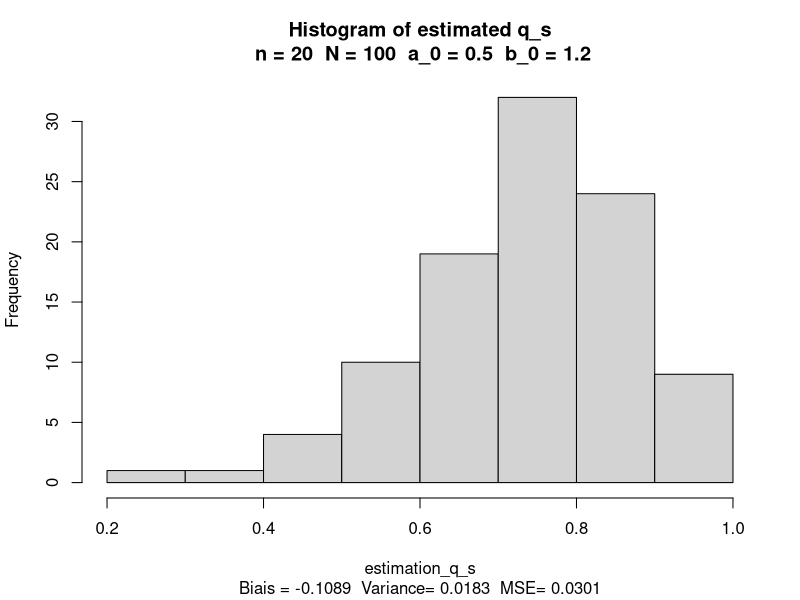
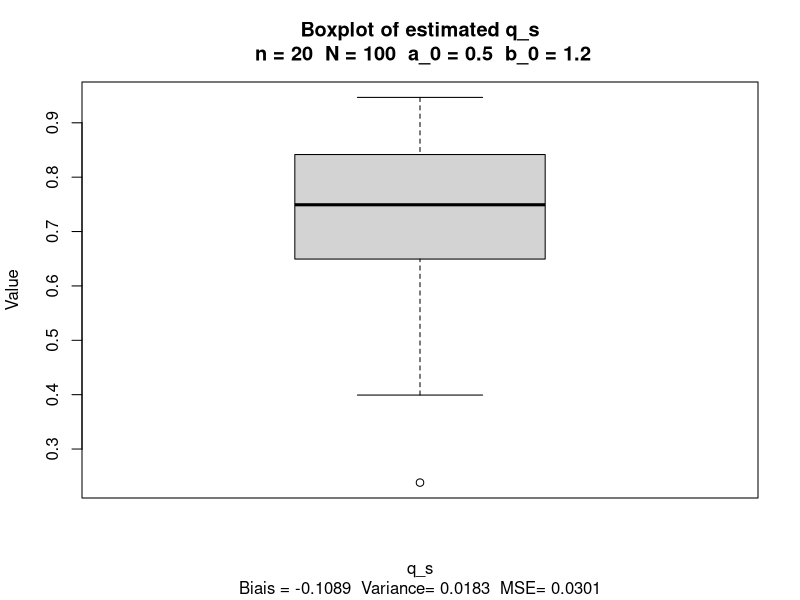
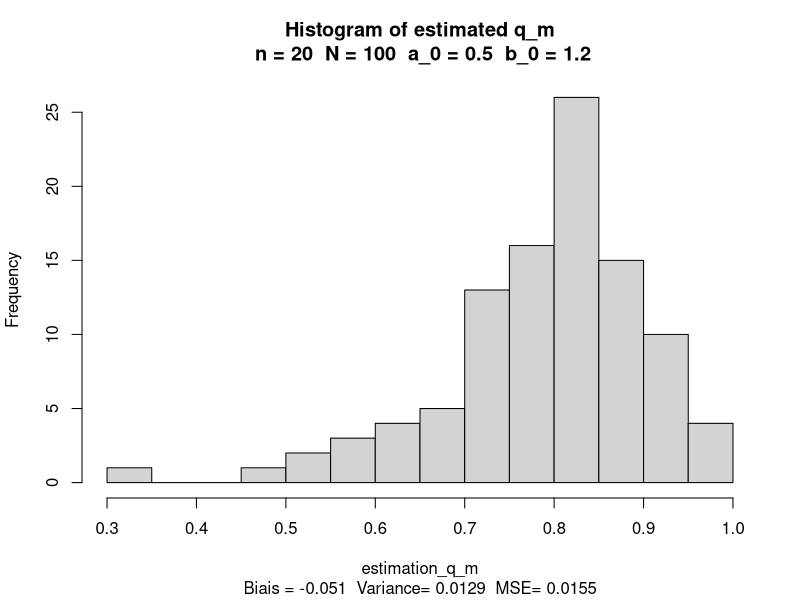
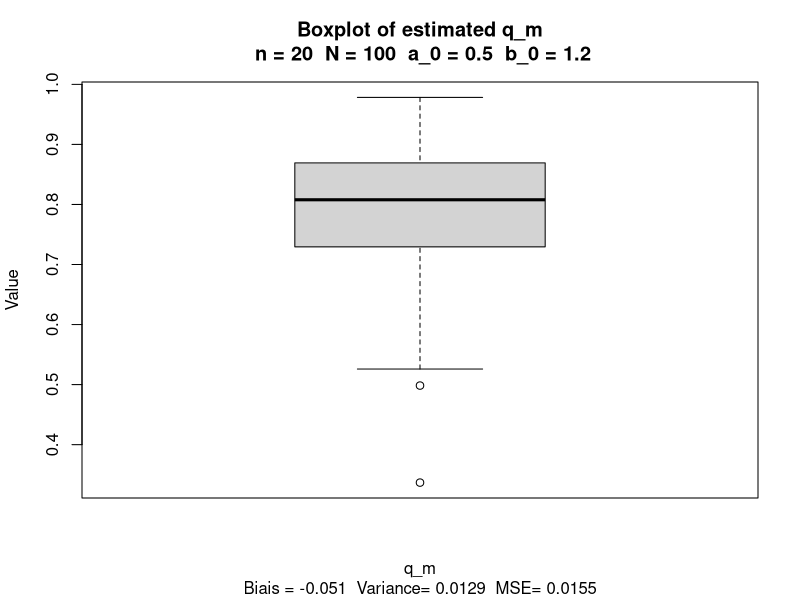
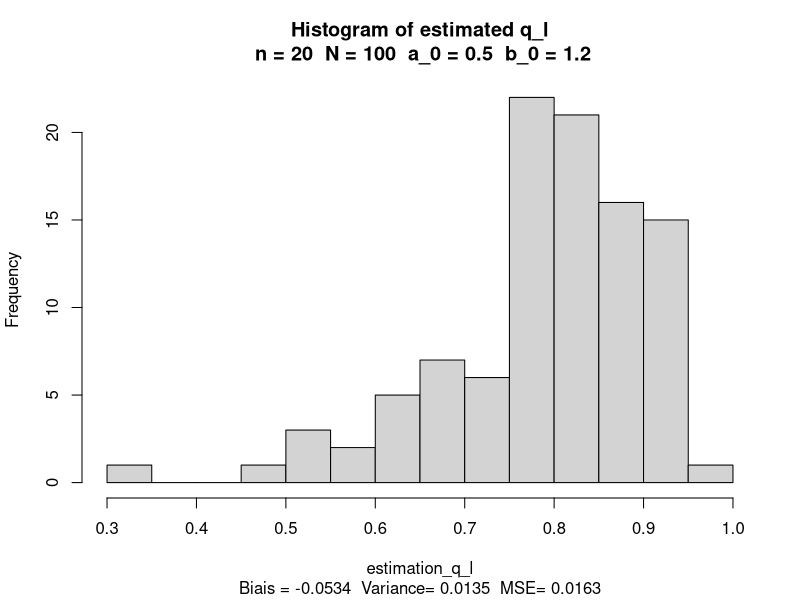
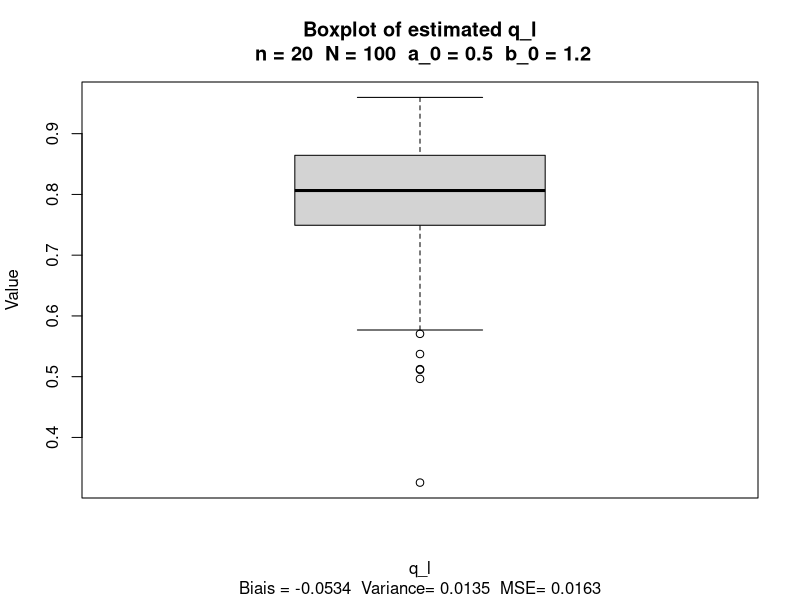

Generate these figures, in order, with R:
################################################################################
#                                                                              #
#                              LMAT 1271                                       #
#                           Projet 2022-2023                                   #
#         Auteurs : Marie Determe, Augustin Lambotte, Amaury Laridon           #
#         Script R utiliser pour le projet instructions et ressources          #
#       disponibles à : https://github.com/AmauryLaridon/LMAT1271-Project      #
#                                                                              #
################################################################################

rm(list=ls(all=TRUE)) # Nettoyage mémoire R Studio
set.seed(2023)

######################### - Partie 1.3 Simulations - ###########################

n <- 20 # size of the sampling
nbr_replication <- 100 # number of replication of the sampling process
a_0 <- 0.5 # alpha parameter of the density function of T
b_0 <- 1.2 # beta parameter of the density function of T

#Density function of random variable T
f_a_0b_0 <- function(t) {
  if(t > 0 & t < 1) {
    return(a_0*b_0*t^(a_0-1)*(1-t^a_0)^(b_0-1))
  } else {
    return(0)
  }
}

#Quantile of order p, a and b are unknown parameters
q_p_a_b <- function(p,a,b) {
  return ((1-(1-p)^(1/b))^(1/a))
}

#Quantile of order p
q_p <- function(p) {
  return (q_p_a_b(p,a_0,b_0))
}

#First estimator of q_0.95
q_s <- function(T_i) {
  size <- length(T_i)
  T_sort <- sort(T_i)
  return (T_sort[ceiling(0.95*size)]+(T_sort[floor(0.95*size)]-T_sort[ceiling(0.95*size)])*(0.95*n-ceiling(0.95*n)))
}

#Estimator of a_m and b_m, using the method of moments
q_m <- function(T_i) {
  #On cherche une racine à la première équation de 1.2.b pour obtenir a_M, puis on calcule b_M et q_M
  f1 <- function(a) {
    return ((sum(T_i^(2*a)))*(n+sum(T_i^(a)))*(sum(T_i^(a)))^(-2)-2)
  }
  solution <- uniroot(f1,c(1e-9,10))
  a_m <- solution$root
  b_m <- n/(sum(T_i^(a_m)))-1
  return (q_p_a_b(0.95,a_m,b_m))
}

#Estimator of a_l and b_l, using the maximum likelihood estimator
q_l <- function(T_i) {
  #On cherche une racine à la première équation de 1.2.c pour obtenir a_L, puis on calcule b_L et q_L
  f1 <- function(a) {
    return (1/a + (1/(sum(log(1-T_i^a)))+(1/n))*sum((T_i^(a)*log(T_i))/(1-T_i^(a)))+(1/n)*sum(log(T_i)))
  }
  solution_l <- uniroot(f1,c(1e-9,10))
  a_l <- solution_l$root
  b_l <- -n/(sum(log(1-T_i^(a_l))))
  
  return (q_p_a_b(0.95,a_l,b_l))
}

### - 1.3 (a) - ###

#Generation of a iid sample of size 20 from the density f_a_0b_0 and estimation of q_0.95 in 3 different ways
generate_sample <- function() {
  U <- runif(n)
  T_i <- sapply(U,q_p)
  q_s_sample <- q_s(T_i)
  q_m_sample <- q_m(T_i)
  q_l_sample <- q_l(T_i)
  return (c(q_s_sample,q_m_sample,q_l_sample))
}

### - 1.3 (b) - ###

generate_estimation_q_p <- function(affichage) {
  estimation_q_p <- replicate(nbr_replication,generate_sample())
  estimation_q_s <- estimation_q_p[1,]
  estimation_q_m <- estimation_q_p[2,]
  estimation_q_l <- estimation_q_p[3,]
  
  
### - 1.3 (c) - ###
  
  #Approximation de l'espérance par la moyenne empirique
  esperance_q_s <- mean(estimation_q_s)
  esperance_q_m <- mean(estimation_q_m)
  esperance_q_l <- mean(estimation_q_l)
  
  #Calcul du biais
  bias_s <- esperance_q_s - q_p_true
  bias_m <- esperance_q_m - q_p_true
  bias_l <- esperance_q_l - q_p_true
  
  #Calcul de la variance
  variance_s <- mean(estimation_q_s^2)-esperance_q_s^2
  variance_m <- mean(estimation_q_m^2)-esperance_q_m^2
  variance_l <- mean(estimation_q_l^2)-esperance_q_l^2
  
  #Calcul du MSE
  mse_s <- bias_s^2 + variance_s
  mse_m <- bias_m^2 + variance_m
  mse_l <- bias_l^2 + variance_l

  if (affichage == TRUE) {
    hist(estimation_q_s,breaks=10, main="")
    title(main = paste("Histogram of estimated q_s\n", "n =", n, " N =", nbr_replication, " a_0 =", a_0, " b_0 =", b_0), sub= paste("Biais =", round(bias_s, digits=4)  , " Variance=", round(variance_s, digits=4), " MSE=", round(mse_s, digits=4)))
    boxplot(estimation_q_s, xlab = "q_s", ylab="Value")
    title(main = paste("Boxplot of estimated q_s\n","n =", n, " N =", nbr_replication, " a_0 =", a_0, " b_0 =", b_0), sub= paste("Biais =", round(bias_s, digits=4)  , " Variance=", round(variance_s, digits=4), " MSE=", round(mse_s, digits=4)))
    
    
    hist(estimation_q_m,breaks=10, main = "")
    title(main = paste("Histogram of estimated q_m\n","n =", n, " N =", nbr_replication, " a_0 =", a_0, " b_0 =", b_0), sub= paste("Biais =", round(bias_m, digits=4)  , " Variance=", round(variance_m, digits=4), " MSE=", round(mse_m, digits=4)))
    boxplot(estimation_q_m, xlab = "q_m", main = "", ylab="Value")
    title(main = paste("Boxplot of estimated q_m\n","n =", n, " N =", nbr_replication, " a_0 =", a_0, " b_0 =", b_0), sub= paste("Biais =", round(bias_m, digits=4)  , " Variance=", round(variance_m, digits=4), " MSE=", round(mse_m, digits=4)))
    
    
    hist(estimation_q_l,breaks=10, main = "")
    title(main = paste("Histogram of estimated q_l\n","n =", n, " N =", nbr_replication, " a_0 =", a_0, " b_0 =", b_0), sub= paste("Biais =", round(bias_l, digits=4)  , " Variance=", round(variance_l, digits=4), " MSE=", round(mse_l, digits=4)))
    boxplot(estimation_q_l, xlab = "q_l" , main = "", ylab="Value")   
    title(main = paste("Boxplot of estimated q_l\n","n =", n, " N =", nbr_replication, " a_0 =", a_0, " b_0 =", b_0), sub= paste("Biais =", round(bias_l, digits=4)  , " Variance=", round(variance_l, digits=4), " MSE=", round(mse_l, digits=4)))
    
  }
  
  return (c(c(bias_s,bias_m,bias_l),c(variance_s,variance_m,variance_l),c(mse_s,mse_m,mse_l)))
}

#################### - Execution - ######################

#Vraie valeur de q_0.95
q_p_true <- q_p(0.95)

#1.3.a
generate_sample()

#1.3.b et 1.3.c
generate_estimation_q_p(TRUE)

